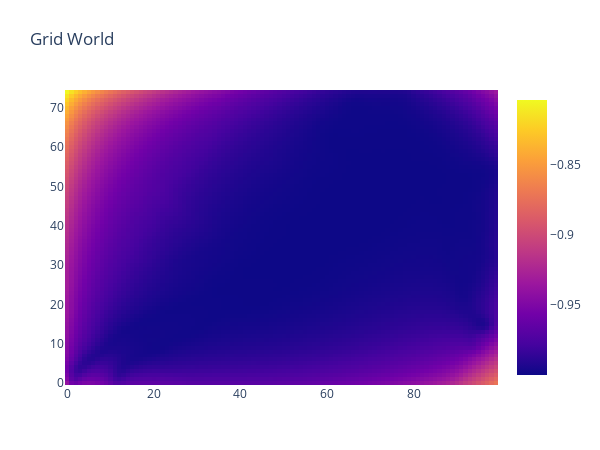

This figure's notebook cell:
### Code cell
grid_plot.ShowGridWorld(ll)

### Figure 1 — Plotly figure (JSON) as saved in the notebook; plotly's stock layout.template omitted (floating-point values rounded to 4 significant figures; data arrays with more than 128 entries replaced by an {"elided": "..."} marker saying what was removed)
{"data": [{"type": "heatmap", "z": {"elided": "75x100 float values"}}], "layout": {"autosize": false, "height": 450, "margin": {"b": 65, "l": 65, "r": 50, "t": 90}, "title": {"text": "Grid World"}, "width": 600}}
